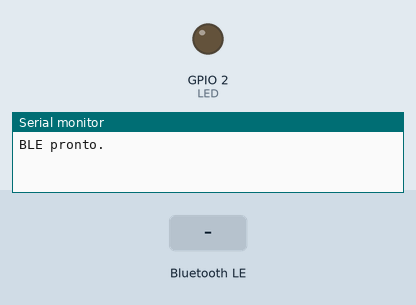
Bench run of a sketch on a simulated ESP32-C3. Shown: output pins drawn as LEDs (lit = HIGH), the last lines printed to the serial monitor. Inputs (shaded band) come from the test bench. Nothing arrives over Bluetooth unless stated; a phone connects over Bluetooth LE 3 s after start.

Above: at 1.2 s.
1.3 s: Bluetooth LE write "R" received
At 1.9 s:
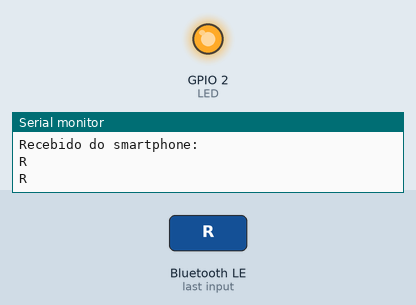
2.8 s: Bluetooth LE write "v1.0" received
At 4.2 s:
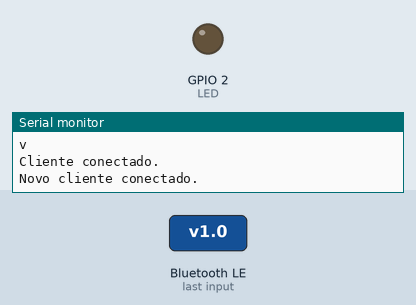
Timing chart, 0 to 5.8 s (numbered marks = the images above; inputs shaded):
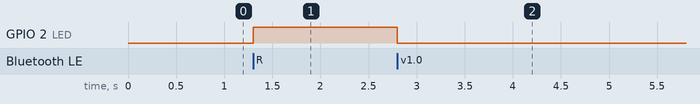

Measured:
- after the input at 1.3 s, GPIO 2 (LED): LOW → HIGH at once
- after the input at 2.8 s, GPIO 2 (LED): HIGH → LOW at once

The sketch:

controlCarBLE.ino
```cpp
#include <BLEDevice.h>
#include <BLEServer.h>
#include <BLEUtils.h>
#include <BLE2902.h>

// Definição dos pinos
// #define MOTOR_LEFT_IN1 12   // Motor 1 - Frente
// #define MOTOR_LEFT_IN2 11   // Motor 1 - Trás
// #define MOTOR_RIGHT_IN3 10  // Motor 2 - Frente
// #define MOTOR_RIGHT_IN4 9   // Motor 2 - Trás
// #define ENA A5              // Controle de velocidade Motor 1
// #define ENB A6              // Controle de velocidade Motor 2

#define LED 2

// UUIDs do serviço UART BLE
#define SERVICE_UUID "6E400001-B5A3-F393-E0A9-E50E24DCCA9E"
#define CHARACTERISTIC_UUID_RX "6E400002-B5A3-F393-E0A9-E50E24DCCA9E"
#define CHARACTERISTIC_UUID_TX "6E400003-B5A3-F393-E0A9-E50E24DCCA9E"

#define DEVICE_INFO_SERVICE_UUID BLEUUID((uint16_t)0x180A)
#define MANUFACTURER_NAME_UUID BLEUUID((uint16_t)0x2A29)
#define FIRMWARE_REVISION_UUID BLEUUID((uint16_t)0x2A26)
#define MODEL_NUMBER_UUID BLEUUID((uint16_t)0x2A24)

// Ponteiro para o servidor e característica
BLEServer* pServer = nullptr;
BLECharacteristic* pTxCharacteristic = nullptr;

// Variáveis de controle de conexão
bool deviceConnected = false;
bool oldDeviceConnected = false;

// Prototipo de funcoes
void stopMotors();
void moveForward();
void moveBackward();
void turnLeft();
void turnRight();
void setSpeed(int speedMotor);

// Callback de conexão
class MyServerCallbacks : public BLEServerCallbacks {
  void onConnect(BLEServer* pServer) {
    deviceConnected = true;
    Serial.println("Cliente conectado.");
  }

  // Callback de desconexão
  void onDisconnect(BLEServer* pServer) {
    deviceConnected = false;
    Serial.println("Cliente desconectado.");
  }
};

// Callback para escrita
// Esta classe é chamada quando o cliente BLE escreve um valor na característica
class MyCallbacks : public BLECharacteristicCallbacks {
  void onWrite(BLECharacteristic* pCharacteristic) override {
    String value = pCharacteristic->getValue();  // Obtém o valor escrito pelo cliente
    if (value.length() > 0) {
      Serial.println("Recebido do smartphone:");
      Serial.println(value);
      // (Opcional) ecoa o texto de volta ao app
      pTxCharacteristic->setValue(value);
      pTxCharacteristic->notify();

      char command = value[0];
      Serial.println(command);

      switch (command) {
        case 'F': moveForward(); break;
        case 'B': moveBackward(); break;
        case 'L': turnLeft(); break;
        case 'R': turnRight(); break;
        default: stopMotors(); break;
      }
    }
  }
};

// --- Funções de controle do motor ---
void stopMotors() {
  //   digitalWrite(MOTOR_LEFT_IN1, LOW);
  //   digitalWrite(MOTOR_LEFT_IN2, LOW);
  //   digitalWrite(MOTOR_RIGHT_IN3, LOW);
  //   digitalWrite(MOTOR_RIGHT_IN4, LOW);
  //   setSpeed(0);
  digitalWrite(LED, LOW);
  rgbLedWrite(LED, 0, 0, 0);  // Off / black
}

void moveForward() {
  //   digitalWrite(MOTOR_LEFT_IN1, HIGH);
  //   digitalWrite(MOTOR_LEFT_IN2, LOW);
  //   digitalWrite(MOTOR_RIGHT_IN3, HIGH);
  //   digitalWrite(MOTOR_RIGHT_IN4, LOW);
  //   setSpeed(speed);
  rgbLedWrite(LED, 0, 0, 64);  // Blue
}

void moveBackward() {
  //   digitalWrite(MOTOR_LEFT_IN1, LOW);
  //   digitalWrite(MOTOR_LEFT_IN2, HIGH);
  //   digitalWrite(MOTOR_RIGHT_IN3, LOW);
  //   digitalWrite(MOTOR_RIGHT_IN4, HIGH);
  //   setSpeed(speed);
  rgbLedWrite(LED, 64, 0, 0);  // Red
}

void turnLeft() {
  // Gira no próprio eixo: uma roda para frente, outra para trás
  //   digitalWrite(MOTOR_LEFT_IN1, LOW);
  //   digitalWrite(MOTOR_LEFT_IN2, HIGH);
  //   digitalWrite(MOTOR_RIGHT_IN3, HIGH);
  //   digitalWrite(MOTOR_RIGHT_IN4, LOW);
  //   setSpeed(speed);
  rgbLedWrite(LED, 0, 64, 0);  // Green
}

void turnRight() {
  // Gira no próprio eixo: uma roda para frente, outra para trás
  //   digitalWrite(MOTOR_LEFT_IN1, HIGH);
  //   digitalWrite(MOTOR_LEFT_IN2, LOW);
  //   digitalWrite(MOTOR_RIGHT_IN3, LOW);
  //   digitalWrite(MOTOR_RIGHT_IN4, HIGH);
  //   setSpeed(speed);
  digitalWrite(LED, HIGH);
}

void setSpeed(int speedMotor) {
  //   analogWrite(ENA, speedMotor);  // Define a velocidade do motor 1
  //   analogWrite(ENB, speedMotor);  // Define a velocidade do motor 2
}

void setup() {
  Serial.begin(115200);

  //   pinMode(MOTOR_LEFT_PIN1, OUTPUT);
  //   pinMode(MOTOR_LEFT_PIN2, OUTPUT);
  //   pinMode(MOTOR_RIGHT_PIN1, OUTPUT);
  //   pinMode(MOTOR_RIGHT_PIN2, OUTPUT);
  //   pinMode(ENA, OUTPUT);
  //   pinMode(ENB, OUTPUT);
  pinMode(LED, OUTPUT);

  // Inicialmente para todos os motores desligados
  stopMotors();

  // Inicializa o BLE
  BLEDevice::init("ESP32C3_CAR");
  pServer = BLEDevice::createServer();
  pServer->setCallbacks(new MyServerCallbacks());

  // Cria o serviço BLE
  BLEService* pService = pServer->createService(SERVICE_UUID);

  // Característica TX (ESP32 → Smartphone)
  pTxCharacteristic = pService->createCharacteristic(
    CHARACTERISTIC_UUID_TX,
    BLECharacteristic::PROPERTY_NOTIFY);
  pTxCharacteristic->addDescriptor(new BLE2902());

  // Característica RX (Smartphone → ESP32)
  BLECharacteristic* pRxCharacteristic = pService->createCharacteristic(
    CHARACTERISTIC_UUID_RX,
    BLECharacteristic::PROPERTY_WRITE);
  pRxCharacteristic->setCallbacks(new MyCallbacks());

  // Inicia o serviço
  pService->start();
  pServer->getAdvertising()->start();

  // // Configuração do Serviço de Informações do Dispositivo
  // BLEService* deviceInfoService = pServer->createService(DEVICE_INFO_SERVICE_UUID);

  // deviceInfoService->createCharacteristic(MANUFACTURER_NAME_UUID, BLECharacteristic::PROPERTY_READ)
  //   ->setValue("Guilherme");

  // deviceInfoService->createCharacteristic(FIRMWARE_REVISION_UUID, BLECharacteristic::PROPERTY_READ)
  //   ->setValue("v1.0");

  // deviceInfoService->createCharacteristic(MODEL_NUMBER_UUID, BLECharacteristic::PROPERTY_READ)
  //   ->setValue("ESP32C3 mini");

  // deviceInfoService->start();

  // // Advertising
  // BLEAdvertising* pAdvertising = BLEDevice::getAdvertising();
  // pAdvertising->setScanResponse(true);
  // pAdvertising->addServiceUUID(DEVICE_INFO_SERVICE_UUID);
  // pAdvertising->start();

  Serial.println("BLE pronto.");
}

void loop() {
  // Enviar texto do monitor serial para o smartphone(ESP32 → Smartphone)
  //   static String inputSerial = "";

  //   while (Serial.available()) {
  //     char c = Serial.read();
  //     if (c == '\n' || c == '\r') {
  //       if (inputSerial.length() > 0 && deviceConnected) {
  //         Serial.print("Enviando para smartphone: ");
  //         Serial.println(inputSerial);

  //         pTxCharacteristic->setValue(inputSerial);
  //         pTxCharacteristic->notify();
  //         inputSerial = "";
  //       }
  //     } else {
  //       inputSerial += c;
  //     }
  //   }

  // Reconectar advertising após desconexão
  if (!deviceConnected && oldDeviceConnected) {
    delay(500);
    pServer->startAdvertising();
    Serial.println("Reiniciando advertising...");
    oldDeviceConnected = deviceConnected;
  }

  // Novo cliente conectado
  if (deviceConnected && !oldDeviceConnected) {
    oldDeviceConnected = deviceConnected;
    Serial.println("Novo cliente conectado.");
  }
}
```
